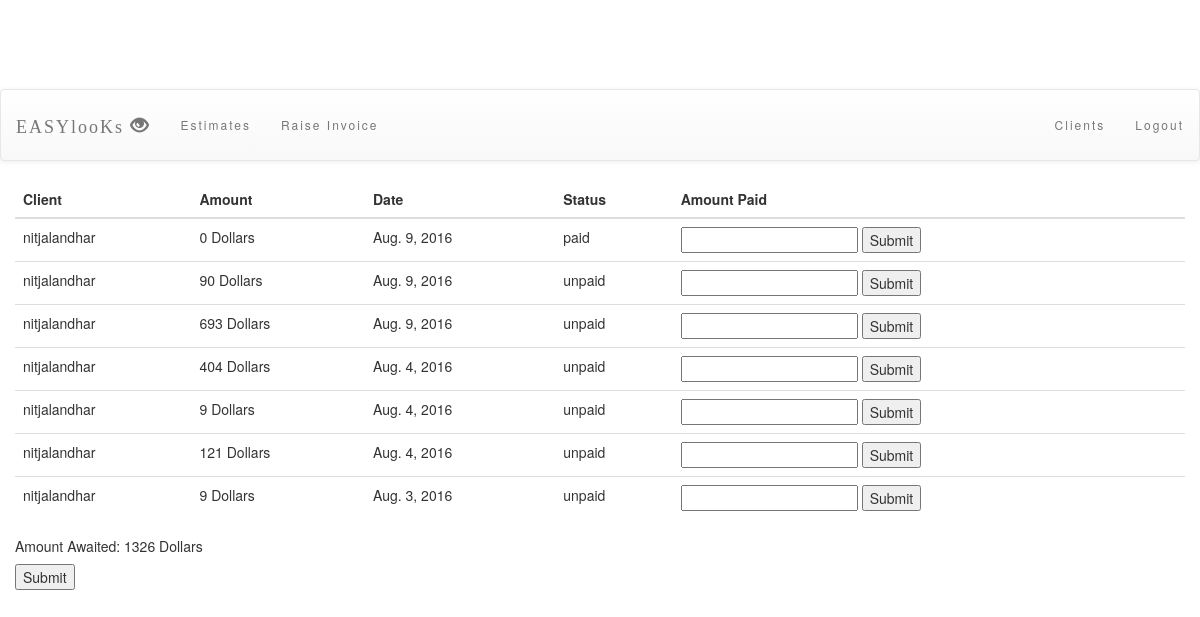
Screenshot of /invoice/estimates/ (signed in) with the database file from the repository.
### invoiceapp/models.py (models this page shows, shortened)
class Invoice(models.Model):
    user = models.ForeignKey(User,default=1)
    client = models.ForeignKey(Client,on_delete=models.CASCADE,default="")
    raise_for = models.CharField(max_length=200)
    raised_by = models.CharField(max_length=50,default='')
    email_to = models.EmailField(default='xyz@yahoo.com')
    description_of_items = models.CharField(max_length=150)
    currency = models.CharField(max_length=10)
    cost = models.IntegerField(default=100)
    quantity = models.IntegerField(default=1)
    date_created = models.DateField(auto_now=False,auto_now_add=True)
    message =  models.TextField(max_length=500,default='Hey! Attatched along is your Invoice')

### invoiceapp/views.py (the view)
def Estimates(request):
    if not request.user.is_authenticated():
        return render(request,'invoiceapp/login.html',{'message':'Login First'})
    template_name = 'invoiceapp/estimates.html'
    all_invoices = Invoice.objects.filter(user=request.user).order_by('-pk')
    total = 0
    for invoice in all_invoices:
        total = total + invoice.cost
    return render(request,template_name,{'all_invoices':all_invoices,'amount':total})

### invoiceapp/templates/invoiceapp/estimates.html (shortened to what this page needs)
<!DOCTYPE html>
<html lang="en">
<head>
    {% load staticfiles %}
    <link rel="stylesheet" type="text/css" href="{% static 'invoiceapp/style.css' %}"/>
	<link rel="stylesheet" href="https://maxcdn.bootstrapcdn.com/bootstrap/3.3.6/css/bootstrap.min.css">
	<link rel="stylesheet" href="https://maxcdn.bootstrapcdn.com/bootstrap/3.3.6/css/bootstrap-theme.min.css">
</head>
<body id="body">
<div id="index_page_header">EASYlooKs<span style="font-size: medium"><sup>cloud</sup><sub>InvoiCing</sub></span></div>
  <nav class="navbar navbar-default" id="navbar">
         <div class="container-fluid">
           <div class="navbar-header">
            <a href="{% url 'invoiceapp:index' %}" class="navbar-brand">EASYlooKs <span class="glyphicon glyphicon-eye-open"></span></a>
           </div>
    <div>
        <ul class="nav navbar-nav">
            <li><a href="{% url 'invoiceapp:estimates' %}" class="active">Estimates</a></li>
            <li><a href="{% url 'invoiceapp:raiseinvoice' %}">Raise Invoice </a></li>
        </ul>
        <ul class="nav navbar-nav navbar-right">
            <li><a href="{% url 'invoiceapp:client' %}" class="active">Clients</a></li>
            <li><a href="{% url 'invoiceapp:logout' %}" class="active">Logout</a></li>
        </ul>
    </div>
         </div>
  </nav>
<div class="container-fluid">
<table class="table">
    <thead>
        <tr>
            <th>Client</th>
            <th>Amount</th>
            <th>Date</th>
            <th>Status</th>
            <th> Amount Paid</th>
        </tr>
    </thead>
    <tbody>
      {% for invoice in all_invoices %}
          <tr>
              <td>{{ invoice.raise_for }}</td>
              <td>{{ invoice.cost }}&nbsp;{{ invoice.currency }}</td>
              <td>{{ invoice.date_created }}</td>
              <td>
                  {% if invoice.cost == 0 %}
                       paid
                  {% else %}
                       unpaid
                  {% endif %}
              </td>
           <td>
              <form action = "{% url 'invoiceapp:changestatus' invoice.id %}" method="post">
                  <input type="text" name="amount" maxlength="15"/>
                  <input type="submit" value="Submit"/>
              </form>
          </td>
          </tr>
      {% endfor %}
    </tbody>
</table>
<h5>Amount Awaited: {{ amount }} Dollars</h5>
<form action = "{% url 'invoiceapp:updateaccount' 19 %}" method="post">
                  <input type="submit" value="Submit"/>
              </form>
</div>
</body>
</html>

### invoiceapp/static/invoiceapp/style.css (style rules this page uses)
#body { background-image: url("http://i.stack.imgur.com/1Tzky.png"); background-size: cover; background-repeat: no-repeat ; }
#index_page_header { font-family: Harrington; font-size: 48px; color: white; padding-top: 10px; padding-bottom: 10px; background-image: url(" background-image: url("http://i.stack.imgur.com/1Tzky.png");"); text-align: center; }
.navbar { padding-top: 10px; padding-bottom: 10px; border: 0; border-radius: 0px; margin-bottom: 0px; font-size: 12px; letter-spacing: 2px; }
.navbar-brand { font-family:"Harrington"; font-size:xx-large; }

### rows the page displays
Invoice: raise_for "nitjalandhar", cost "0", currency "Dollars", date_created "Aug. 9, 2016", shows "paid"
Invoice: raise_for "nitjalandhar", cost "90", currency "Dollars", date_created "Aug. 9, 2016", shows "unpaid"
Invoice: raise_for "nitjalandhar", cost "693", currency "Dollars", date_created "Aug. 9, 2016", shows "unpaid"
Invoice: raise_for "nitjalandhar", cost "404", currency "Dollars", date_created "Aug. 4, 2016", shows "unpaid"
Invoice: raise_for "nitjalandhar", cost "9", currency "Dollars", date_created "Aug. 4, 2016", shows "unpaid"
Invoice: raise_for "nitjalandhar", cost "121", currency "Dollars", date_created "Aug. 4, 2016", shows "unpaid"
Invoice: raise_for "nitjalandhar", cost "9", currency "Dollars", date_created "Aug. 3, 2016", shows "unpaid"

### other values shown
{{ amount }} "1326"
